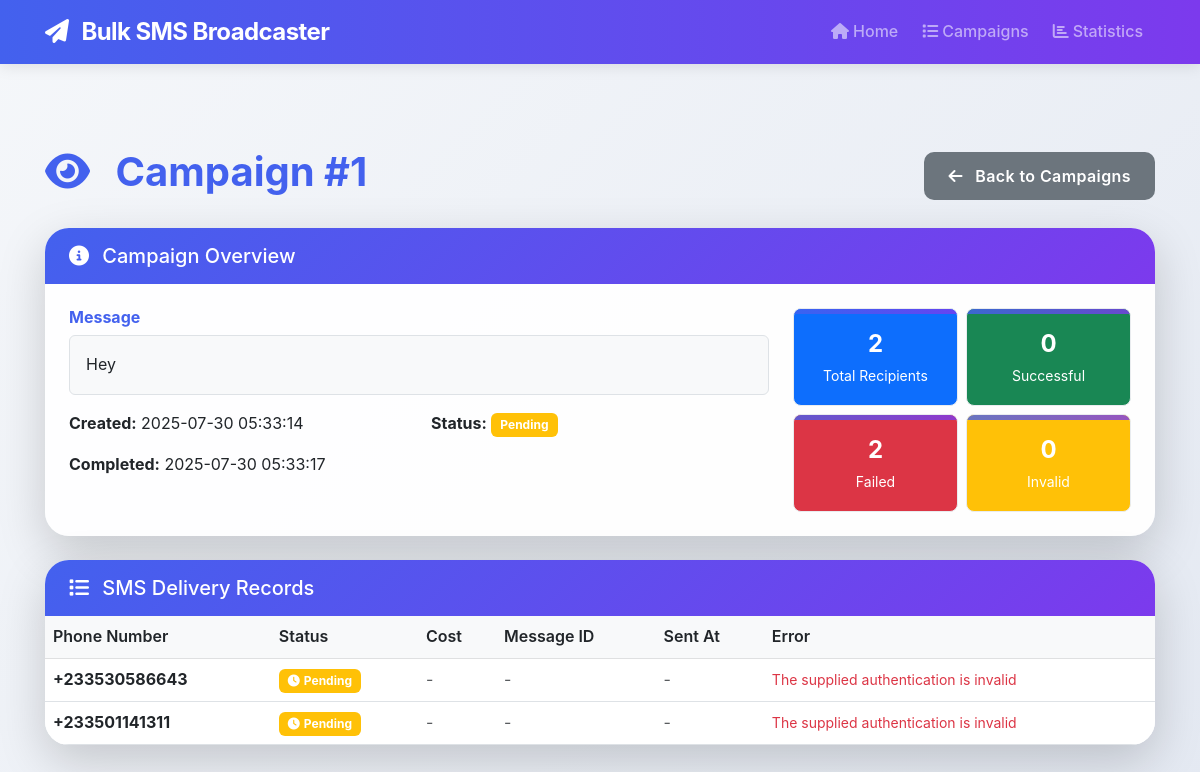
Page /campaign/1 on the committed database.
### app.py (models this page shows, shortened)
class SMSCampaign(db.Model):
    __tablename__ = "sms_campaigns"
    id = db.Column(db.Integer, primary_key=True)
    message = db.Column(db.Text, nullable=False)
    total_recipients = db.Column(db.Integer, nullable=False, default=0)
    successful_sends = db.Column(db.Integer, nullable=False, default=0)
    failed_sends = db.Column(db.Integer, nullable=False, default=0)
    invalid_numbers = db.Column(db.Integer, nullable=False, default=0)
    total_cost = db.Column(db.Float, nullable=False, default=0.0)
    status = db.Column(db.String(20), nullable=False, default=SMSStatus.PENDING.value)
    created_at = db.Column(db.DateTime, nullable=False, default=datetime.utcnow)
    completed_at = db.Column(db.DateTime, nullable=True)
    sms_records = db.relationship("SMSRecord", backref="campaign", lazy="dynamic", cascade="all, delete-orphan")
    invalid_numbers_rel = db.relationship("InvalidPhoneNumber", backref="campaign", lazy="dynamic", cascade="all, delete-orphan")

class SMSRecord(db.Model):
    __tablename__ = "sms_records"
    id = db.Column(db.Integer, primary_key=True)
    campaign_id = db.Column(db.Integer, db.ForeignKey("sms_campaigns.id"), nullable=False)
    phone_number = db.Column(db.String(20), nullable=False)
    status = db.Column(db.String(20), nullable=False, default=SMSStatus.PENDING.value)
    message_id = db.Column(db.String(100), nullable=True)  # From SMS provider
    cost = db.Column(db.Float, nullable=True)
    error_message = db.Column(db.Text, nullable=True)
    sent_at = db.Column(db.DateTime, nullable=True)
    created_at = db.Column(db.DateTime, nullable=False, default=datetime.utcnow)

### app.py (the view)
@app.route('/campaign/<int:campaign_id>')
def campaign_details(campaign_id):
    campaign = SMSCampaign.query.get_or_404(campaign_id)
    sms_records = SMSRecord.query.filter_by(campaign_id=campaign_id).all()
    invalid_numbers = InvalidPhoneNumber.query.filter_by(campaign_id=campaign_id).all()
    return render_template('campaign_details.html',
                         campaign=campaign,
                         sms_records=sms_records,
                         invalid_numbers=invalid_numbers)

### templates/campaign_details.html (shortened to what this page needs)
<!DOCTYPE html>
<html lang="en">
<head>
    <link href="https://cdn.jsdelivr.net/npm/bootstrap@5.3.0/dist/css/bootstrap.min.css" rel="stylesheet">
    <link rel="stylesheet" href="https://cdnjs.cloudflare.com/ajax/libs/font-awesome/6.4.0/css/all.min.css">
    <link rel="stylesheet" href="{{ url_for('static', filename='css/style.css') }}">
</head>
<body>
    <nav class="navbar navbar-expand-lg navbar-dark bg-primary fixed-top">
        <div class="container">
            <a class="navbar-brand fw-bold" href="{{ url_for('index') }}">
                <i class="fas fa-paper-plane me-2"></i>
                Bulk SMS Broadcaster
            </a>
            <div class="navbar-nav ms-auto">
                <a class="nav-link" href="{{ url_for('index') }}">
                    <i class="fas fa-home me-1"></i>Home
                </a>
                <a class="nav-link" href="{{ url_for('campaigns') }}">
                    <i class="fas fa-list me-1"></i>Campaigns
                </a>
                <a class="nav-link" href="{{ url_for('statistics') }}">
                    <i class="fas fa-chart-bar me-1"></i>Statistics
                </a>
            </div>
        </div>
    </nav>
    <div class="container mt-5 pt-4">
        <div class="row">
            <div class="col-12">
                <div class="d-flex justify-content-between align-items-center mb-4">
                    <h1 class="display-6 fw-bold text-primary">
                        <i class="fas fa-eye me-3"></i>
                        Campaign #{{ campaign.id }}
                    </h1>
                    <a href="{{ url_for('campaigns') }}" class="btn btn-secondary">
                        <i class="fas fa-arrow-left me-2"></i>
                        Back to Campaigns
                    </a>
                </div>
                <div class="card shadow-lg border-0 rounded-4 mb-4">
                    <div class="card-header bg-gradient-primary text-white py-3">
                        <h5 class="mb-0">
                            <i class="fas fa-info-circle me-2"></i>
                            Campaign Overview
                        </h5>
                    </div>
                    <div class="card-body">
                        <div class="row">
                            <div class="col-md-8">
                                <h6 class="fw-bold text-primary">Message</h6>
                                <div class="border rounded p-3 bg-light mb-3">
                                    {{ campaign.message }}
                                </div>
                                <div class="row">
                                    <div class="col-md-6">
                                        <p><strong>Created:</strong> {{ campaign.created_at.strftime('%Y-%m-%d %H:%M:%S') }}</p>
                                        {% if campaign.completed_at %}
                                        <p><strong>Completed:</strong> {{ campaign.completed_at.strftime('%Y-%m-%d %H:%M:%S') }}</p>
                                        {% endif %}
                                    </div>
                                    <div class="col-md-6">
                                        <p><strong>Status:</strong>
                                            {% if campaign.status.value == 'success' %}
                                                <span class="badge bg-success">Complete</span>
                                            {% elif campaign.status.value == 'failed' %}
                                                <span class="badge bg-danger">Failed</span>
                                            {% else %}
                                                <span class="badge bg-warning">Pending</span>
                                            {% endif %}
                                        </p>
                                    </div>
                                </div>
                            </div>
                            <div class="col-md-4">
                                <div class="row g-2">
                                    <div class="col-6">
                                        <div class="stat-card bg-primary text-white rounded-3 p-3 text-center">
                                            <div class="fw-bold fs-4">{{ campaign.total_recipients }}</div>
                                            <small>Total Recipients</small>
                                        </div>
                                    </div>
                                    <div class="col-6">
                                        <div class="stat-card bg-success text-white rounded-3 p-3 text-center">
                                            <div class="fw-bold fs-4">{{ campaign.successful_sends }}</div>
                                            <small>Successful</small>
                                        </div>
                                    </div>
                                    <div class="col-6">
                                        <div class="stat-card bg-danger text-white rounded-3 p-3 text-center">
                                            <div class="fw-bold fs-4">{{ campaign.failed_sends }}</div>
                                            <small>Failed</small>
                                        </div>
                                    </div>
                                    <div class="col-6">
                                        <div class="stat-card bg-warning text-white rounded-3 p-3 text-center">
                                            <div class="fw-bold fs-4">{{ campaign.invalid_numbers }}</div>
                                            <small>Invalid</small>
                                        </div>
                                    </div>
                                </div>
                            </div>
                        </div>
                    </div>
                </div>
                {% if sms_records %}
                <div class="card shadow-lg border-0 rounded-4 mb-4">
                    <div class="card-header bg-gradient-primary text-white py-3">
                        <h5 class="mb-0">
                            <i class="fas fa-list me-2"></i>
                            SMS Delivery Records
                        </h5>
                    </div>
                    <div class="card-body p-0">
                        <div class="table-responsive">
                            <table class="table table-hover mb-0">
                                <thead class="table-light">
                                    <tr>
                                        <th>Phone Number</th>
                                        <th>Status</th>
                                        <th>Cost</th>
                                        <th>Message ID</th>
                                        <th>Sent At</th>
                                        <th>Error</th>
                                    </tr>
                                </thead>
                                <tbody>
                                    {% for record in sms_records %}
                                    <tr>
                                        <td class="fw-bold">{{ record.phone_number }}</td>
                                        <td>
                                            {% if record.status.value == 'success' %}
                                                <span class="badge bg-success">
                                                    <i class="fas fa-check me-1"></i>Success
                                                </span>
                                            {% elif record.status.value == 'failed' %}
                                                <span class="badge bg-danger">
                                                    <i class="fas fa-times me-1"></i>Failed
                                                </span>
                                            {% else %}
                                                <span class="badge bg-warning">
                                                    <i class="fas fa-clock me-1"></i>Pending
                                                </span>
                                            {% endif %}
                                        </td>
                                        <td>
                                            {% if record.cost %}
                                                <span class="text-success">{{ "%.3f"|format(record.cost) }} KES</span>
                                            {% else %}
                                                <span class="text-muted">-</span>
                                            {% endif %}
                                        </td>
                                        <td>
                                            {% if record.message_id %}
                                                <code class="text-muted">{{ record.message_id[:20] }}...</code>
                                            {% else %}
                                                <span class="text-muted">-</span>
                                            {% endif %}
                                        </td>
                                        <td>
                                            {% if record.sent_at %}
                                                <small>{{ record.sent_at.strftime('%H:%M:%S') }}</small>
                                            {% else %}
                                                <span class="text-muted">-</span>
                                            {% endif %}
                                        </td>
                                        <td>
                                            {% if record.error_message %}
                                                <span class="text-danger small">{{ record.error_message[:50] }}{% if record.error_message|length > 50 %}...{% endif %}</span>
                                            {% else %}
                                                <span class="text-muted">-</span>
                                            {% endif %}
                                        </td>
                                    </tr>
                                    {% endfor %}
                                </tbody>
                            </table>
                        </div>
                    </div>
                </div>
                {% endif %}
            </div>
        </div>
    </div>
</body>
</html>

### static/css/style.css (style rules this page uses)
:root { --primary-color: #4361ee; --accent-color: #7c3aed; --secondary-color: #6c757d; --success-color: #10b981; --danger-color: #ef4444; --warning-color: #f59e0b; --info-color: #3b82f6; --light-color: #f8f9fa; --dark-color: #212529; --body-bg: linear-gradient(135deg, #f5f7fa 0%, #e4e9f2 100%); --card-bg: rgba(255, 255, 255, 0.95); --border-radius: 16px; --box-shadow: 0 10px 30px rgba(0, 0, 0, 0.08); --transition-fast: 0.2s ease; --transition-normal: 0.3s ease; --transition-slow: 0.5s cubic-bezier(0.19, 1, 0.22, 1); }
body { font-family: 'Inter', 'Segoe UI', Tahoma, Geneva, Verdana, sans-serif; background: var(--body-bg); min-height: 100vh; padding-top: 76px; color: var(--dark-color); line-height: 1.6; }
.container { width: 100%; max-width: 1200px; margin: 0 auto; padding: 0 15px; box-sizing: border-box; }
.navbar { box-shadow: 0 2px 15px rgba(0, 0, 0, 0.1); backdrop-filter: blur(10px); -webkit-backdrop-filter: blur(10px); }
.navbar-brand { font-size: 1.5rem; letter-spacing: -0.025em; font-weight: 700; }
.navbar-dark.bg-primary { background: linear-gradient(90deg, var(--primary-color), var(--accent-color)) !important; }
.nav-link { font-weight: 500; padding: 0.5rem 1rem; border-radius: 8px; transition: all 0.3s ease; margin: 0 0.25rem; }
.bg-gradient-primary { background: linear-gradient(135deg, var(--primary-color) 0%, var(--accent-color) 100%); }
.card { border: none; border-radius: var(--border-radius); box-shadow: var(--box-shadow); transition: all 0.4s cubic-bezier(0.165, 0.84, 0.44, 1); background-color: var(--card-bg); overflow: hidden; }
.card-header { border: none; font-weight: 600; padding: 1.25rem 1.5rem; }
.card-body { padding: 1.5rem; }
.btn { font-weight: 600; letter-spacing: 0.025em; transition: all 0.3s ease; border: none; border-radius: 10px; padding: 0.75rem 1.5rem; position: relative; overflow: hidden; z-index: 1; }
.btn::after { content: ''; position: absolute; top: 0; left: 0; width: 100%; height: 100%; background: rgba(255, 255, 255, 0.1); z-index: -1; transform: scale(0); transition: transform 0.5s cubic-bezier(0.19, 1, 0.22, 1); border-radius: 10px; }
.btn i { transition: transform 0.3s ease; }
.stat-card { text-align: center; padding: 1.75rem; border-radius: var(--border-radius); transition: var(--transition-normal); position: relative; overflow: hidden; border: 1px solid #e9ecef; height: 100%; }
.stat-card::before { content: ''; position: absolute; top: 0; left: 0; width: 100%; height: 5px; background: linear-gradient(90deg, var(--primary-color), var(--accent-color)); opacity: 0.8; }
@media (max-width: 1200px) { .container { max-width: 95%; padding: 0 15px; } }
.table { margin-bottom: 0; }
.table th { border-top: none; font-weight: 600; color: var(--dark-color); }
.badge { font-size: 0.75em; padding: 0.5em 0.75em; }
.text-primary { color: var(--primary-color) !important; }
.rounded-4 { border-radius: 1.5rem !important; }
.shadow-lg { box-shadow: 0 1rem 3rem rgba(0, 0, 0, 0.175) !important; }

### rows in the picture
SMSCampaign: id "1", message "Hey", created_at "2025-07-30 05:33:14", completed_at "2025-07-30 05:33:17", total_recipients "2", successful_sends "0", failed_sends "2", invalid_numbers "0"
SMSRecord: phone_number "+233530586643", status "failed" (drawn), error_message "The supplied authentication is invalid"
SMSRecord: phone_number "+233501141311", status "failed" (drawn), error_message "The supplied authentication is invalid"
